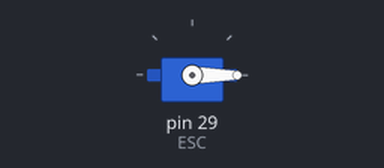
Bench run of a sketch on a simulated Arduino Mega 2560, built with avr-gcc and run on an emulated ATmega2560. Shown: servo.

Above: at 0.1 s.
At 7.1 s:
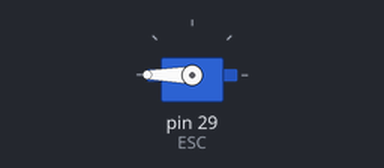
Timing chart, 0 to 8.6 s (numbered marks = the images above):
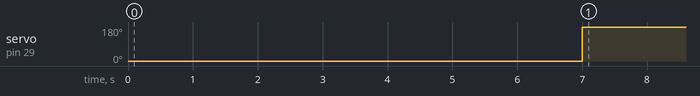

Measured:
- by itself, servo on pin 29 (ESC): 0° → 180° at 7.0 s

The sketch:

NewEsc_Test.ino
```cpp
#include <Servo.h>

Servo ESC;     // create servo object to control the ESC
int armingValue = 0;
int escvalue = 180;

void setup() {
  // Attach the ESC on pin 29
  ESC.attach(29,1000,2000); // (pin, min pulse width, max pulse width in microseconds)
  ESC.write(armingValue);
  delay(7000);
}

void loop() {
  ESC.write(escvalue);
}
```
